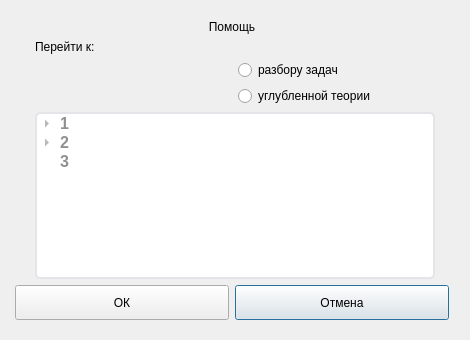
<?xml version="1.0" encoding="UTF-8"?>
<ui version="4.0">
 <class>TestHelpSelectingDialog</class>
 <widget class="QDialog" name="TestHelpSelectingDialog">
  <property name="geometry">
   <rect>
	<x>0</x>
	<y>0</y>
	<width>470</width>
	<height>340</height>
   </rect>
  </property>
  <property name="minimumSize">
   <size>
	<width>470</width>
	<height>340</height>
   </size>
  </property>
  <property name="maximumSize">
   <size>
	<width>470</width>
	<height>340</height>
   </size>
  </property>
  <property name="windowTitle">
   <string>Dialog</string>
  </property>
  <property name="styleSheet">
   <string notr="true">QDialog {
  background-color: #ffffff;
  border: 5px solid #c9c9c9;
  border-radius: 5px;
}
QDialog QLabel
{
  font-size: 16px;
  font-family: Arial, sans-serif;
  font-weight: bold;
  color: #60616f;
  text-align: center;
}
QDialog QLineEdit
{
  background-color: #f4f5f9;
  border: 1px solid #cbcbcb;
  border-radius: 3px;
}

QDialog &gt; QPushButton {

  font-size: 16px;
  font-family: Arial, sans-serif;
  font-weight: bold;
  color: #60616f;
  text-align: center;

  border: none;
  border-radius: 10px;
  
  background-color:   qlineargradient(spread:reflect, x1:0.471, y1:0, x2:0.465, y2:1, stop:0.465909 rgba(247, 248, 250, 255), stop:1 rgba(227, 228, 232, 255))
}
QDialog &gt; QPushButton:hover {
  background-color: #c6e4f0;
}
QDialog &gt; QPushButton:pressed {
  padding-top: 1px;
  background-color: qlineargradient(spread:reflect, x1:0.482, y1:1, x2:0.505, y2:0, stop:0.465909 rgba(247, 248, 250, 255), stop:1 rgba(227, 228, 232, 255))
}

QDialog QRadioButton
{
  font-size: 16px;
  font-family: Arial, sans-serif;
  font-weight: normal;
  color: #60616f;
  text-align: center;
}
QDialog QRadioButton::indicator:unchecked
{
  image: url(:/icons/icons/uncheckedRadioButton.png);
}
QDialog QRadioButton::indicator:checked
{
  image: url(:/icons/icons/checkedRadioButton.png);
}
QDialog QRadioButton::indicator:hover
{
  image: url(:/icons/icons/hoveredRadioButton.png);
}</string>
  </property>
  <layout class="QGridLayout" name="gridLayout_2">
   <property name="leftMargin">
	<number>15</number>
   </property>
   <property name="topMargin">
	<number>20</number>
   </property>
   <property name="rightMargin">
	<number>15</number>
   </property>
   <property name="bottomMargin">
	<number>20</number>
   </property>
   <item row="0" column="0" colspan="2">
	<widget class="QLabel" name="label">
	 <property name="sizePolicy">
	  <sizepolicy hsizetype="Preferred" vsizetype="Maximum">
	   <horstretch>0</horstretch>
	   <verstretch>0</verstretch>
	  </sizepolicy>
	 </property>
	 <property name="text">
	  <string>Помощь</string>
	 </property>
	 <property name="alignment">
	  <set>Qt::AlignCenter</set>
	 </property>
	</widget>
   </item>
   <item row="1" column="0" rowspan="3" colspan="3">
	<widget class="QWidget" name="widget" native="true">
	 <layout class="QGridLayout" name="gridLayout">
	  <property name="leftMargin">
	   <number>20</number>
	  </property>
	  <property name="topMargin">
	   <number>0</number>
	  </property>
	  <property name="rightMargin">
	   <number>20</number>
	  </property>
	  <property name="bottomMargin">
	   <number>0</number>
	  </property>
	  <item row="0" column="0">
	   <widget class="QLabel" name="label_2">
		<property name="text">
		 <string>Перейти к:</string>
		</property>
	   </widget>
	  </item>
	  <item row="4" column="0" colspan="2">
	   <widget class="QTreeWidget" name="treeWidget">
		<property name="styleSheet">
		 <string notr="true">* {
  background-color: #ffffff; 
  font-size: 16px;
  font-family: Arial, sans-serif;
  font-weight: bold;
  color: #909090;

  border: 2px solid #e4e5e8;
  border-radius: 5px;
}
QTreeWidget::branch:!open:has-children:adjoins-item {
  image: url(:/icons/icons/closedTreeIcon.png);
  border-image: none;
}
QTreeWidget::branch:open:has-children:adjoins-item {
  image: url(:/icons/icons/openTreeIcon.png);
  border-image: none;
}
QTreeWidget::branch:!has-children:adjoins-item {
  image: url(:/icons/icons/endTreeIcon.png);
  border-image: none;
}/*
QTreeWidget::branch:hover {
  background-color: #c6e4f0;
}
QTreeWidget::item:hover {
  background-color: #c6e4f0;
}*/</string>
		</property>
		<property name="editTriggers">
		 <set>QAbstractItemView::NoEditTriggers</set>
		</property>
		<property name="columnCount">
		 <number>1</number>
		</property>
		<attribute name="headerVisible">
		 <bool>false</bool>
		</attribute>
		<column>
		 <property name="text">
		  <string>root</string>
		 </property>
		</column>
		<item>
		 <property name="text">
		  <string>1</string>
		 </property>
		 <item>
		  <property name="text">
		   <string>1.1</string>
		  </property>
		  <item>
		   <property name="text">
			<string>1.1.1</string>
		   </property>
		  </item>
		 </item>
		 <item>
		  <property name="text">
		   <string>1.2</string>
		  </property>
		 </item>
		 <item>
		  <property name="text">
		   <string>1.3</string>
		  </property>
		 </item>
		</item>
		<item>
		 <property name="text">
		  <string>2</string>
		 </property>
		 <item>
		  <property name="text">
		   <string>2.1</string>
		  </property>
		  <item>
		   <property name="text">
			<string>2.1.1</string>
		   </property>
		  </item>
		  <item>
		   <property name="text">
			<string>2.1.2</string>
		   </property>
		  </item>
		 </item>
		 <item>
		  <property name="text">
		   <string>2.2</string>
		  </property>
		 </item>
		</item>
		<item>
		 <property name="text">
		  <string>3</string>
		 </property>
		</item>
	   </widget>
	  </item>
	  <item row="2" column="1">
	   <widget class="QRadioButton" name="radioButton">
		<property name="text">
		 <string>разбору задач</string>
		</property>
	   </widget>
	  </item>
	  <item row="3" column="1">
	   <widget class="QRadioButton" name="radioButton_2">
		<property name="text">
		 <string>углубленной теории</string>
		</property>
	   </widget>
	  </item>
	 </layout>
	</widget>
   </item>
   <item row="4" column="1">
	<widget class="QPushButton" name="canselPushButton">
	 <property name="sizePolicy">
	  <sizepolicy hsizetype="Expanding" vsizetype="Fixed">
	   <horstretch>0</horstretch>
	   <verstretch>0</verstretch>
	  </sizepolicy>
	 </property>
	 <property name="minimumSize">
	  <size>
	   <width>0</width>
	   <height>35</height>
	  </size>
	 </property>
	 <property name="maximumSize">
	  <size>
	   <width>16777215</width>
	   <height>35</height>
	  </size>
	 </property>
	 <property name="text">
	  <string>Отмена</string>
	 </property>
	</widget>
   </item>
   <item row="4" column="0">
	<widget class="QPushButton" name="okPushButton">
	 <property name="sizePolicy">
	  <sizepolicy hsizetype="Expanding" vsizetype="Fixed">
	   <horstretch>0</horstretch>
	   <verstretch>0</verstretch>
	  </sizepolicy>
	 </property>
	 <property name="minimumSize">
	  <size>
	   <width>0</width>
	   <height>35</height>
	  </size>
	 </property>
	 <property name="maximumSize">
	  <size>
	   <width>16777215</width>
	   <height>35</height>
	  </size>
	 </property>
	 <property name="text">
	  <string>ОК</string>
	 </property>
	</widget>
   </item>
  </layout>
 </widget>
 <resources/>
 <connections/>
</ui>
